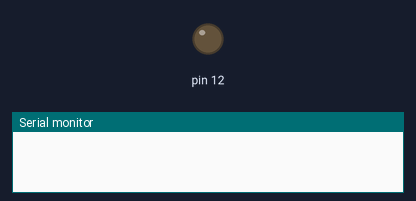
The sketch below on a simulated Arduino Uno, built with avr-gcc and run on an emulated ATmega328P. Shown: output pins drawn as LEDs (lit = HIGH), the last lines printed to the serial monitor.

Above: at 0.1 s.
At 31.1 s:
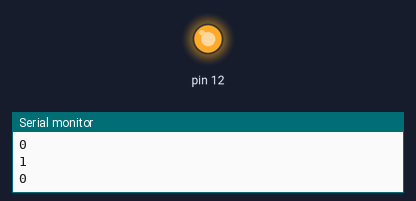
Timing chart, 0 to 34.3 s (numbered marks = the images above):
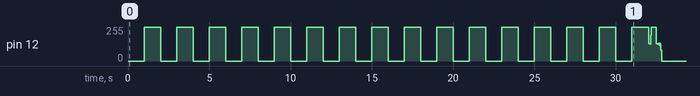

The sketch:

Without-delay-blink.ino
```cpp
int interval = 1000, flag = 0, current_time = 0;
void setup()
{
  Serial.begin(9600);
  pinMode(12, OUTPUT);
}

void loop()
{
  int a = millis();
  current_time = a;

  if(current_time > interval){
  	interval = interval + 1000;
    Serial.println(flag);

    if(flag == 0){
      flag = 1;
      digitalWrite(12,1);
    }
    else{
    	flag = 0;
      digitalWrite(12,0);
    }
  }

}
```

Measured:
- by itself, pin 12: 0/255 → 255/255 at 1.0 s, → 0/255 1.0 s later, → 255/255 1.0 s later, → 0/255 1.0 s later, … (43 changes in this stretch)
